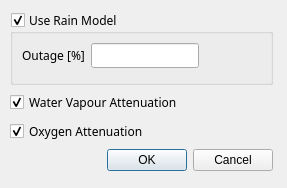
<?xml version="1.0" encoding="UTF-8"?>
<ui version="4.0">
 <class>environmentDialog</class>
 <widget class="QDialog" name="environmentDialog">
  <property name="geometry">
   <rect>
    <x>0</x>
    <y>0</y>
    <width>287</width>
    <height>188</height>
   </rect>
  </property>
  <property name="minimumSize">
   <size>
    <width>287</width>
    <height>188</height>
   </size>
  </property>
  <property name="maximumSize">
   <size>
    <width>287</width>
    <height>188</height>
   </size>
  </property>
  <property name="windowTitle">
   <string>Ground Station Environment</string>
  </property>
  <widget class="QWidget" name="layoutWidget">
   <property name="geometry">
    <rect>
     <x>10</x>
     <y>11</y>
     <width>263</width>
     <height>160</height>
    </rect>
   </property>
   <layout class="QVBoxLayout" name="verticalLayout_2">
    <item>
     <layout class="QVBoxLayout" name="verticalLayout">
      <item>
       <widget class="QGroupBox" name="groupBox">
        <property name="font">
         <font>
          <family>Sans Serif</family>
         </font>
        </property>
        <property name="title">
         <string>Use Rain Model</string>
        </property>
        <property name="checkable">
         <bool>true</bool>
        </property>
        <layout class="QFormLayout" name="formLayout">
         <item row="0" column="0">
          <layout class="QHBoxLayout" name="horizontalLayout">
           <item>
            <widget class="QLabel" name="OutageLabel">
             <property name="text">
              <string>Outage [%]</string>
             </property>
            </widget>
           </item>
           <item>
            <widget class="QLineEdit" name="OutageLineEdit">
             <property name="alignment">
              <set>Qt::AlignRight|Qt::AlignTrailing|Qt::AlignVCenter</set>
             </property>
            </widget>
           </item>
          </layout>
         </item>
        </layout>
       </widget>
      </item>
      <item>
       <widget class="QCheckBox" name="waterVapourCheckBox">
        <property name="font">
         <font>
          <family>Sans Serif</family>
         </font>
        </property>
        <property name="text">
         <string>Water Vapour Attenuation</string>
        </property>
        <property name="checked">
         <bool>true</bool>
        </property>
       </widget>
      </item>
      <item>
       <widget class="QCheckBox" name="oxygenCheckBox">
        <property name="font">
         <font>
          <family>Sans Serif</family>
         </font>
        </property>
        <property name="text">
         <string>Oxygen Attenuation</string>
        </property>
        <property name="checked">
         <bool>true</bool>
        </property>
       </widget>
      </item>
     </layout>
    </item>
    <item>
     <widget class="QDialogButtonBox" name="buttonBox">
      <property name="orientation">
       <enum>Qt::Horizontal</enum>
      </property>
      <property name="standardButtons">
       <set>QDialogButtonBox::Cancel|QDialogButtonBox::Ok</set>
      </property>
     </widget>
    </item>
   </layout>
  </widget>
 </widget>
 <resources/>
 <connections>
  <connection>
   <sender>buttonBox</sender>
   <signal>accepted()</signal>
   <receiver>environmentDialog</receiver>
   <slot>accept()</slot>
   <hints>
    <hint type="sourcelabel">
     <x>248</x>
     <y>254</y>
    </hint>
    <hint type="destinationlabel">
     <x>157</x>
     <y>274</y>
    </hint>
   </hints>
  </connection>
  <connection>
   <sender>buttonBox</sender>
   <signal>rejected()</signal>
   <receiver>environmentDialog</receiver>
   <slot>reject()</slot>
   <hints>
    <hint type="sourcelabel">
     <x>316</x>
     <y>260</y>
    </hint>
    <hint type="destinationlabel">
     <x>286</x>
     <y>274</y>
    </hint>
   </hints>
  </connection>
 </connections>
</ui>
